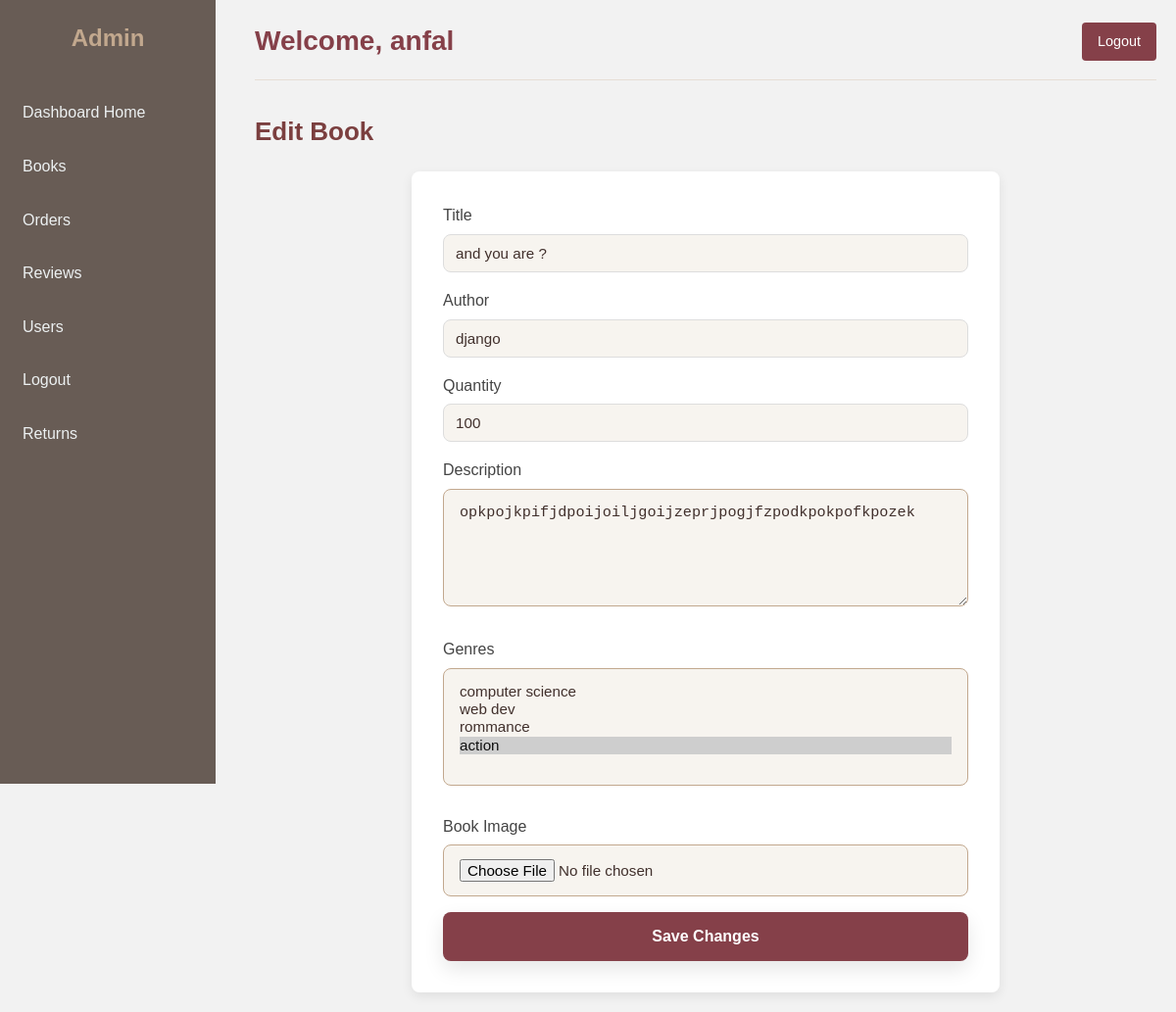
The page /dashboard/books/update/4/ (signed in) on the database its author committed.
### library_app/models.py (models this page shows, shortened)
class Book(models.Model):
    title = models.CharField(max_length=200)
    author = models.CharField(max_length=150)
    publication_date = models.DateField(blank=True, null=True)
    quantity = models.PositiveIntegerField(default=0)
    genres = models.ManyToManyField(Genre, related_name="books")
    reviews = models.DecimalField(max_digits=2, decimal_places=1, blank=True, null=True)
    description = models.TextField(blank=True, null=True)
    image = models.ImageField(upload_to="books/", blank=True, null=True)

class Genre(models.Model):
    name = models.CharField(max_length=100, unique=True)

### library_app/views.py (the view, shortened to what this page needs)
# urls.py: path('dashboard/books/update/<int:book_id>/', views.admin_update_book_view, name='admin_update_book'),
@login_required
def admin_update_book_view(request, book_id):
    book = get_object_or_404(Book, id=book_id)
    return render(request, "library_app/admin_edit_book.html", {
        "book": book,
        "genres": Genre.objects.all()
    })

### library_app/templates/library_app/admin_edit_book.html (shortened to what this page needs)
{% extends 'library_app/base_admin.html' %}
{% block content %}
<h2 class="page-title">Edit Book</h2>
<form method="POST" action="" enctype="multipart/form-data" class="edit-form">
    <label for="title">Title</label>
    <input type="text" name="title" id="title" value="{{ book.title }}" required>
    <label for="author">Author</label>
    <input type="text" name="author" id="author" value="{{ book.author }}" required>
    <label for="quantity">Quantity</label>
    <input type="number" name="quantity" id="quantity" value="{{ book.quantity }}" min="0" required>
    <label for="description">Description</label>
    <textarea name="description" id="description" rows="4">{{ book.description }}</textarea>
    <label for="genres">Genres</label>
    <select name="genres" id="genres" multiple>
        {% for genre in genres %}
            <option value="{{ genre.id }}"
                {% if genre in book.genres.all %}selected{% endif %}>
                {{ genre.name }}
            </option>
        {% endfor %}
    </select>
    <label for="image">Book Image</label>
    <input type="file" name="image" id="image">
    <button type="submit" class="submit-btn">Save Changes</button>
</form>
{% endblock %}

### library_app/templates/library_app/base_admin.html (shortened to what this page needs)
{% load static %}
<!DOCTYPE html>
<html lang="en">
<head>
    <link rel="stylesheet" href="{% static 'css/admin.css' %}">
    <link rel="stylesheet" href="https://cdnjs.cloudflare.com/ajax/libs/font-awesome/6.4.0/css/all.min.css">
</head>
<body>
<div class="sidebar">
    <h2 style="text-align:center; color: #C2A88E;">Admin</h2>
    <a href="{% url 'admin_home' %}">Dashboard Home</a>
    <a href="{% url 'admin_books' %}">Books</a>
    <a href="{% url 'admin_orders' %}">Orders</a>
    <a href="{% url 'admin_reviews' %}">Reviews</a>
    <a href="{% url 'admin_users' %}">Users</a>
    <a href="{% url 'logout' %}">Logout</a>
    <a href="{% url 'admin_returns' %}">Returns</a>
</div>
<div class="main-content">
    <div class="header">
        <h1>Welcome, {{ request.user.first_name|default:request.user.username }}</h1>
        <a href="{% url 'logout' %}" class="logout-btn">Logout</a>
    </div>
    {% block content %}{% endblock %}
</div>
</body>
</html>

### library_app/static/CSS/admin.css (style rules this page uses)
:root { --admin-primary: #854049; --admin-primary-dark: #41302C; --admin-secondary: #685C55; --admin-accent: #C2A88E; --admin-light: #f7f4ef; --admin-lighter: #e6ded5; --admin-white: #ffffff; --admin-text: #41302C; --admin-text-light: #685C55; --admin-shadow: 0 4px 12px rgba(0,0,0,0.08); --admin-radius: 8px; }
* { margin: 0; padding: 0; box-sizing: border-box; }
body { font-family: 'Poppins', sans-serif; background-color: var(--admin-light); color: var(--admin-text); line-height: 1.6; }
.sidebar { width: 220px; background-color: var(--admin-secondary); height: 100vh; position: fixed; padding-top: 20px; color: var(--admin-white); }
.sidebar h2 { text-align: center; color: var(--admin-accent); margin-bottom: 2rem; padding: 0 1rem; }
.sidebar a { display: block; padding: 12px 20px; color: var(--admin-white); text-decoration: none; margin-bottom: 5px; border-radius: 4px; transition: all 0.3s ease; border-left: 3px solid transparent; }
.main-content { margin-left: 240px; padding: 20px; min-height: 100vh; }
.header { display: flex; justify-content: space-between; align-items: center; margin-bottom: 2rem; padding-bottom: 1rem; border-bottom: 1px solid var(--admin-lighter); }
.header h1 { margin: 0; color: var(--admin-primary); font-size: 1.75rem; }
.logout-btn { text-decoration: none; color: var(--admin-white); background-color: var(--admin-primary); padding: 8px 16px; border-radius: var(--admin-radius); font-size: 0.9rem; font-weight: 500; transition: all 0.3s ease; display: inline-flex; align-items: center; gap: 0.5rem; }
h2 { color: var(--admin-primary); margin-bottom: 1.5rem; font-size: 1.5rem; }
form[method="POST"]:not(.table-form) { background: var(--admin-white); padding: 2rem; border-radius: var(--admin-radius); box-shadow: var(--admin-shadow); max-width: 600px; margin: 0 auto; }
form[method="POST"] input, form[method="POST"] textarea, form[method="POST"] select { width: 100%; padding: 0.875rem 1rem; margin-bottom: 1.5rem; border: 1px solid var(--admin-accent); border-radius: var(--admin-radius); background: var(--admin-light); color: var(--admin-text); font-size: 0.95rem; transition: all 0.3s ease; }
form[method="POST"] textarea { min-height: 120px; resize: vertical; }
form[method="POST"] button[type="submit"] { width: 100%; padding: 1rem; background: var(--admin-primary); color: var(--admin-white); border: none; border-radius: var(--admin-radius); font-size: 1rem; font-weight: 600; cursor: pointer; transition: all 0.3s ease; }

### library_app/templates/library_app/base_admin.html (style rules this page uses)
body { font-family: Arial, sans-serif; background-color: #f2f2f2; margin: 0; }
.sidebar { width: 220px; background-color: #685C55; height: 100vh; position: fixed; padding-top: 20px; color: #ecf0f1; }
.sidebar a { display: block; padding: 12px 20px; color: #ecf0f1; text-decoration: none; margin-bottom: 5px; border-radius: 4px; }
.main-content { margin-left: 240px; padding: 20px; }
.header { display: flex; justify-content: space-between; align-items: center; }
.header h1 { margin: 0; color: #854049; }
.logout-btn { text-decoration: none; color: white; background-color: #854049; padding: 8px 16px; border-radius: 4px; }

### library_app/templates/library_app/admin_edit_book.html (style rules this page uses)
.page-title { font-size: 26px; margin-bottom: 20px; color: #7b3f3f; }
.edit-form { max-width: 600px; background: #fff; padding: 25px; border-radius: 12px; box-shadow: 0 15px 35px rgba(0,0,0,0.08); }
.edit-form label { display: block; margin-bottom: 6px; font-weight: 500; color: #444; }
.edit-form input[type="text"], .edit-form input[type="number"], .edit-form textarea, .edit-form select { width: 100%; padding: 10px 12px; margin-bottom: 16px; border-radius: 8px; border: 1px solid #ddd; }
.edit-form textarea { resize: vertical; }
.edit-form select[multiple] { height: 120px; }
.edit-form input[type="file"] { margin-bottom: 16px; }
.submit-btn { background: #7b3f3f; color: white; border: none; padding: 12px 20px; border-radius: 10px; cursor: pointer; font-weight: 500; box-shadow: 0 8px 20px rgba(0,0,0,0.1); }

### rows shown on the page
Book: title "and you are ?", author "django", quantity "100", description "opkpojkpifjdpoijoiljgoijzeprjpogjfzpodkpokpofkpozek", genres "computer science / web dev / rommance / action ☑"

### other values the page prints
{{ request.user.first_name|default:request.user.username }} "anfal"
